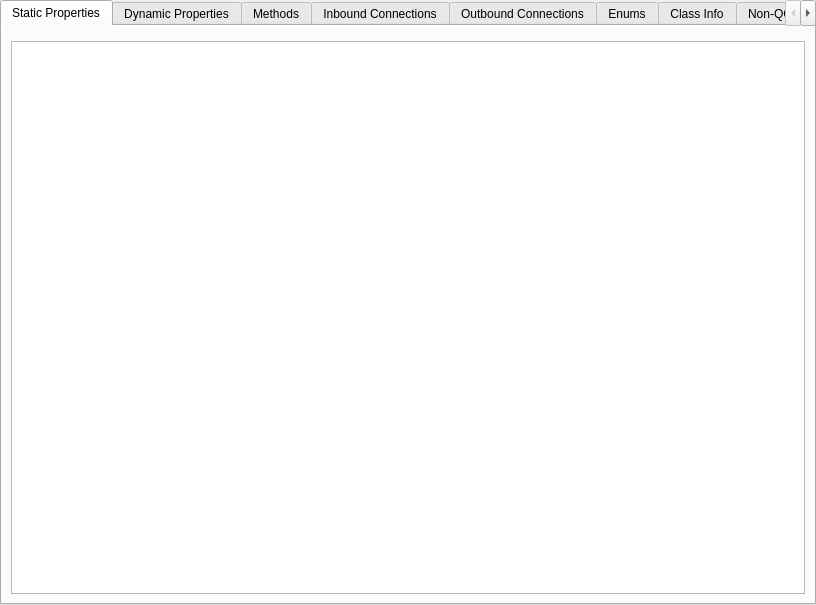
<?xml version="1.0" encoding="UTF-8"?>
<ui version="4.0">
 <class>GammaRay::PropertyWidget</class>
 <widget class="QWidget" name="GammaRay::PropertyWidget">
  <property name="geometry">
   <rect>
    <x>0</x>
    <y>0</y>
    <width>816</width>
    <height>605</height>
   </rect>
  </property>
  <layout class="QVBoxLayout" name="verticalLayout">
   <property name="margin">
    <number>0</number>
   </property>
   <item>
    <widget class="QTabWidget" name="tabWidget">
     <property name="currentIndex">
      <number>0</number>
     </property>
     <widget class="QWidget" name="staticPropertyTab">
      <attribute name="title">
       <string>Static Properties</string>
      </attribute>
      <layout class="QVBoxLayout" name="verticalLayout_2">
       <item>
        <widget class="KFilterProxySearchLine" name="staticPropertySearchLine"/>
       </item>
       <item>
        <widget class="QTreeView" name="staticPropertyView">
         <property name="rootIsDecorated">
          <bool>false</bool>
         </property>
         <property name="sortingEnabled">
          <bool>true</bool>
         </property>
         <property name="allColumnsShowFocus">
          <bool>true</bool>
         </property>
        </widget>
       </item>
      </layout>
     </widget>
     <widget class="QWidget" name="dynamicPropertyTab">
      <attribute name="title">
       <string>Dynamic Properties</string>
      </attribute>
      <layout class="QVBoxLayout" name="verticalLayout_3">
       <item>
        <widget class="KFilterProxySearchLine" name="dynamicPropertySearchLine"/>
       </item>
       <item>
        <widget class="QTreeView" name="dynamicPropertyView">
         <property name="rootIsDecorated">
          <bool>false</bool>
         </property>
         <property name="sortingEnabled">
          <bool>true</bool>
         </property>
         <property name="allColumnsShowFocus">
          <bool>true</bool>
         </property>
        </widget>
       </item>
      </layout>
     </widget>
     <widget class="QWidget" name="methodTab">
      <attribute name="title">
       <string>Methods</string>
      </attribute>
      <layout class="QVBoxLayout" name="verticalLayout_5" stretch="0,4,1">
       <item>
        <widget class="KFilterProxySearchLine" name="methodSearchLine"/>
       </item>
       <item>
        <widget class="QTreeView" name="methodView">
         <property name="contextMenuPolicy">
          <enum>Qt::CustomContextMenu</enum>
         </property>
         <property name="rootIsDecorated">
          <bool>false</bool>
         </property>
         <property name="sortingEnabled">
          <bool>true</bool>
         </property>
         <property name="allColumnsShowFocus">
          <bool>true</bool>
         </property>
        </widget>
       </item>
       <item>
        <widget class="QTreeView" name="methodLog">
         <property name="rootIsDecorated">
          <bool>false</bool>
         </property>
         <property name="uniformRowHeights">
          <bool>true</bool>
         </property>
         <attribute name="headerVisible">
          <bool>false</bool>
         </attribute>
        </widget>
       </item>
      </layout>
     </widget>
     <widget class="QWidget" name="inboundConnectionTab">
      <attribute name="title">
       <string>Inbound Connections</string>
      </attribute>
      <layout class="QVBoxLayout" name="verticalLayout_6">
       <item>
        <widget class="KFilterProxySearchLine" name="inboundConnectionSearchLine"/>
       </item>
       <item>
        <widget class="QTreeView" name="inboundConnectionView">
         <property name="rootIsDecorated">
          <bool>false</bool>
         </property>
         <property name="sortingEnabled">
          <bool>true</bool>
         </property>
         <property name="allColumnsShowFocus">
          <bool>true</bool>
         </property>
        </widget>
       </item>
      </layout>
     </widget>
     <widget class="QWidget" name="outboundConnectionTab">
      <attribute name="title">
       <string>Outbound Connections</string>
      </attribute>
      <layout class="QVBoxLayout" name="verticalLayout_7">
       <item>
        <widget class="KFilterProxySearchLine" name="outboundConnectionSearchLine"/>
       </item>
       <item>
        <widget class="QTreeView" name="outboundConnectionView">
         <property name="rootIsDecorated">
          <bool>false</bool>
         </property>
         <property name="sortingEnabled">
          <bool>true</bool>
         </property>
         <property name="allColumnsShowFocus">
          <bool>true</bool>
         </property>
        </widget>
       </item>
      </layout>
     </widget>
     <widget class="QWidget" name="enumTab">
      <attribute name="title">
       <string>Enums</string>
      </attribute>
      <layout class="QVBoxLayout" name="verticalLayout_8">
       <item>
        <widget class="KFilterProxySearchLine" name="enumSearchLine"/>
       </item>
       <item>
        <widget class="QTreeView" name="enumView">
         <property name="sortingEnabled">
          <bool>true</bool>
         </property>
        </widget>
       </item>
      </layout>
     </widget>
     <widget class="QWidget" name="classInfoTab">
      <attribute name="title">
       <string>Class Info</string>
      </attribute>
      <layout class="QVBoxLayout" name="verticalLayout_4">
       <item>
        <widget class="KFilterProxySearchLine" name="classInfoSearchLine"/>
       </item>
       <item>
        <widget class="QTreeView" name="classInfoView">
         <property name="rootIsDecorated">
          <bool>false</bool>
         </property>
         <property name="sortingEnabled">
          <bool>true</bool>
         </property>
         <property name="allColumnsShowFocus">
          <bool>true</bool>
         </property>
        </widget>
       </item>
      </layout>
     </widget>
     <widget class="QWidget" name="metaPropertyTab">
      <attribute name="title">
       <string>Non-QObject Properties</string>
      </attribute>
      <layout class="QVBoxLayout" name="verticalLayout_9">
       <item>
        <widget class="KFilterProxySearchLine" name="metaPropertySearchLine"/>
       </item>
       <item>
        <widget class="QTreeView" name="metaPropertyView">
         <property name="rootIsDecorated">
          <bool>false</bool>
         </property>
         <property name="uniformRowHeights">
          <bool>true</bool>
         </property>
         <property name="sortingEnabled">
          <bool>true</bool>
         </property>
        </widget>
       </item>
      </layout>
     </widget>
    </widget>
   </item>
  </layout>
 </widget>
 <customwidgets>
  <customwidget>
   <class>KFilterProxySearchLine</class>
   <extends>QWidget</extends>
   <header>kde/kfilterproxysearchline.h</header>
  </customwidget>
 </customwidgets>
 <resources/>
 <connections/>
</ui>
